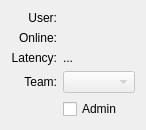
<?xml version="1.0" encoding="UTF-8"?>
<ui version="4.0">
 <class>UserDetails</class>
 <widget class="QWidget" name="UserDetails">
  <property name="windowModality">
   <enum>Qt::NonModal</enum>
  </property>
  <property name="geometry">
   <rect>
    <x>0</x>
    <y>0</y>
    <width>143</width>
    <height>126</height>
   </rect>
  </property>
  <property name="maximumSize">
   <size>
    <width>16777215</width>
    <height>130</height>
   </size>
  </property>
  <property name="windowTitle">
   <string>User</string>
  </property>
  <property name="layoutDirection">
   <enum>Qt::LeftToRight</enum>
  </property>
  <property name="autoFillBackground">
   <bool>false</bool>
  </property>
  <layout class="QGridLayout" name="gridLayout_2">
   <item row="0" column="0" colspan="2">
    <layout class="QGridLayout" name="gridLayout">
     <item row="3" column="1">
      <widget class="QComboBox" name="teamComboBox">
       <property name="enabled">
        <bool>false</bool>
       </property>
       <property name="editable">
        <bool>false</bool>
       </property>
       <property name="frame">
        <bool>true</bool>
       </property>
      </widget>
     </item>
     <item row="1" column="1">
      <widget class="QLabel" name="onlineLb">
       <property name="text">
        <string/>
       </property>
      </widget>
     </item>
     <item row="3" column="0">
      <widget class="QLabel" name="teamTitle">
       <property name="text">
        <string>Team:</string>
       </property>
       <property name="alignment">
        <set>Qt::AlignRight|Qt::AlignTrailing|Qt::AlignVCenter</set>
       </property>
      </widget>
     </item>
     <item row="2" column="0">
      <widget class="QLabel" name="latencyTitle">
       <property name="text">
        <string>Latency:</string>
       </property>
       <property name="alignment">
        <set>Qt::AlignRight|Qt::AlignTrailing|Qt::AlignVCenter</set>
       </property>
      </widget>
     </item>
     <item row="1" column="0">
      <widget class="QLabel" name="label_2">
       <property name="text">
        <string>Online:</string>
       </property>
       <property name="alignment">
        <set>Qt::AlignRight|Qt::AlignTrailing|Qt::AlignVCenter</set>
       </property>
      </widget>
     </item>
     <item row="0" column="0">
      <widget class="QLabel" name="label">
       <property name="text">
        <string>User:</string>
       </property>
       <property name="alignment">
        <set>Qt::AlignRight|Qt::AlignTrailing|Qt::AlignVCenter</set>
       </property>
      </widget>
     </item>
     <item row="2" column="1">
      <widget class="QLabel" name="latencyLb">
       <property name="text">
        <string>...</string>
       </property>
      </widget>
     </item>
     <item row="0" column="1">
      <widget class="QLabel" name="usernameLb">
       <property name="text">
        <string/>
       </property>
      </widget>
     </item>
     <item row="4" column="1">
      <widget class="QCheckBox" name="isAdminCheckBox">
       <property name="enabled">
        <bool>true</bool>
       </property>
       <property name="text">
        <string>Admin</string>
       </property>
       <property name="checkable">
        <bool>true</bool>
       </property>
      </widget>
     </item>
    </layout>
   </item>
   <item row="2" column="1">
    <spacer name="verticalSpacer">
     <property name="orientation">
      <enum>Qt::Vertical</enum>
     </property>
     <property name="sizeHint" stdset="0">
      <size>
       <width>0</width>
       <height>0</height>
      </size>
     </property>
    </spacer>
   </item>
   <item row="0" column="2">
    <spacer name="horizontalSpacer">
     <property name="orientation">
      <enum>Qt::Horizontal</enum>
     </property>
     <property name="sizeHint" stdset="0">
      <size>
       <width>40</width>
       <height>20</height>
      </size>
     </property>
    </spacer>
   </item>
  </layout>
 </widget>
 <resources/>
 <connections/>
</ui>
